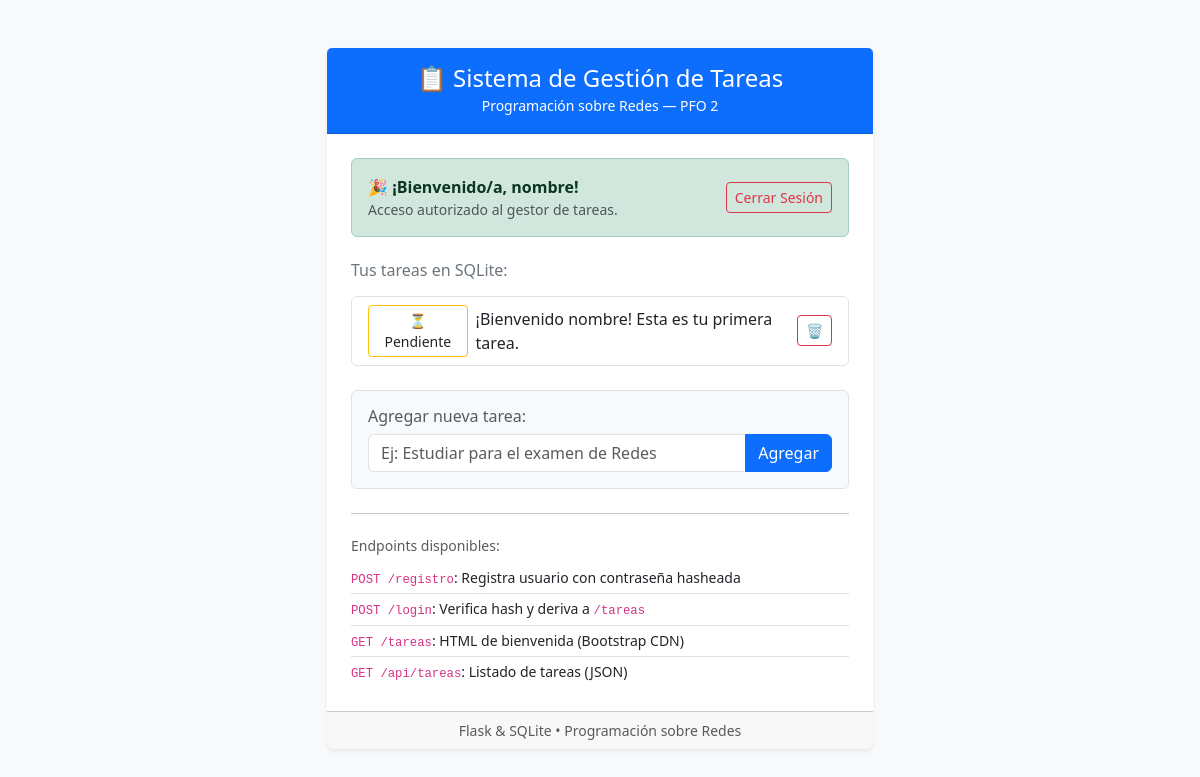
The app's page /tareas (signed in) with its own data.
### tables this page shows
CREATE TABLE usuarios (
            id INTEGER PRIMARY KEY AUTOINCREMENT,
            usuario TEXT UNIQUE NOT NULL,
            contrasenia_hash TEXT NOT NULL
        );

CREATE TABLE tareas (
            id INTEGER PRIMARY KEY AUTOINCREMENT,
            usuario_id INTEGER NOT NULL,
            titulo TEXT NOT NULL,
            completada INTEGER DEFAULT 0,
            fecha_creacion TIMESTAMP DEFAULT CURRENT_TIMESTAMP,
            FOREIGN KEY (usuario_id) REFERENCES usuarios (id)
        );

### servidor.py (the view)
@app.route("/tareas", methods=["GET"])
def tareas_vista():
    usuario_info = obtener_usuario_actual()
    lista_tareas = []
    if usuario_info:
        conn = get_db()
        cursor = conn.cursor()
        cursor.execute(
            "SELECT id, titulo, completada FROM tareas WHERE usuario_id = ? ORDER BY id DESC",
            (usuario_info["id"],)
        )
        lista_tareas = cursor.fetchall()
        conn.close()
    error_param = request.args.get("error")
    return render_template(
        "tareas.html",
        usuario=usuario_info["usuario"] if usuario_info else None,
        tareas=lista_tareas,
        error=error_param
    )

### servidor.py (called while the page is built, shortened)
def get_db():
    conn = sqlite3.connect(DB_NAME)
    conn.row_factory = sqlite3.Row
    return conn

def obtener_usuario_actual():
    if "usuario_id" in session:
        conn = get_db()
        cursor = conn.cursor()
        cursor.execute(
            "SELECT id, usuario FROM usuarios WHERE id = ?",
            (session["usuario_id"],)
        )
        usuario_row = cursor.fetchone()
        conn.close()
        if usuario_row:
            return dict(usuario_row)

### templates/tareas.html (shortened to what this page needs)
<!DOCTYPE html>
<html lang="es">
<head>
    <link href="https://cdn.jsdelivr.net/npm/bootstrap@5.3.3/dist/css/bootstrap.min.css" rel="stylesheet">
</head>
<body class="bg-light">
    <div class="container py-5">
        <div class="row justify-content-center">
            <div class="col-md-8 col-lg-6">
                <div class="card shadow-sm border-0">
                    <div class="card-header bg-primary text-white text-center py-3">
                        <h4 class="mb-0">📋 Sistema de Gestión de Tareas</h4>
                        <small>Programación sobre Redes — PFO 2</small>
                    </div>
                    <div class="card-body p-4">
                        {% if usuario %}
                            <div class="alert alert-success d-flex justify-content-between align-items-center mb-4" role="alert">
                                <div>
                                    🎉 <strong>¡Bienvenido/a, {{ usuario }}!</strong>
                                    <div class="small text-muted">Acceso autorizado al gestor de tareas.</div>
                                </div>
                                <a href="/logout" class="btn btn-outline-danger btn-sm">Cerrar Sesión</a>
                            </div>
                            <h6 class="text-secondary mb-3">Tus tareas en SQLite:</h6>
                            {% if tareas %}
                                <ul class="list-group mb-4">
                                    {% for t in tareas %}
                                        <li class="list-group-item d-flex justify-content-between align-items-center py-2">
                                            <div class="d-flex align-items-center gap-2">
                                                <button onclick="toggleTarea({{ t.id }})"
                                                        class="btn btn-sm {% if t.completada %}btn-success{% else %}btn-outline-warning text-dark{% endif %}"
                                                        title="Clic para cambiar estado">
                                                    {% if t.completada %}✔ Realizada{% else %}⏳ Pendiente{% endif %}
                                                </button>
                                                <span class="{% if t.completada %}text-decoration-line-through text-muted{% else %}fw-medium{% endif %}">
                                                    {{ t.titulo }}
                                                </span>
                                            </div>
                                            <button onclick="eliminarTarea({{ t.id }})" class="btn btn-outline-danger btn-sm" title="Eliminar tarea">
                                                🗑
                                            </button>
                                        </li>
                                    {% endfor %}
                                </ul>
                            {% else %}
                                <div class="alert alert-info py-2 text-center mb-4">
                                    Aún no tienes tareas registradas.
                                </div>
                            {% endif %}
                            <div class="card bg-light border p-3">
                                <h6 class="card-title text-muted mb-2">Agregar nueva tarea:</h6>
                                <form id="formTarea" onsubmit="crearTarea(event)">
                                    <div class="input-group">
                                        <input type="text" id="nuevaTareaTitulo" class="form-control" placeholder="Ej: Estudiar para el examen de Redes" required>
                                        <button class="btn btn-primary" type="submit">Agregar</button>
                                    </div>
                                </form>
                            </div>
                        {% endif %}
                        <hr class="my-4">
                        <div class="text-start">
                            <h6 class="text-muted small mb-2">Endpoints disponibles:</h6>
                            <ul class="list-group list-group-flush small">
                                <li class="list-group-item px-0 py-1"><code>POST /registro</code>: Registra usuario con contraseña hasheada</li>
                                <li class="list-group-item px-0 py-1"><code>POST /login</code>: Verifica hash y deriva a <code>/tareas</code></li>
                                <li class="list-group-item px-0 py-1"><code>GET /tareas</code>: HTML de bienvenida (Bootstrap CDN)</li>
                                <li class="list-group-item px-0 py-1"><code>GET /api/tareas</code>: Listado de tareas (JSON)</li>
                            </ul>
                        </div>
                    </div>
                    <div class="card-footer text-muted text-center py-2 small">
                        Flask &amp; SQLite &bull; Programación sobre Redes
                    </div>
                </div>
            </div>
        </div>
    </div>
</body>
</html>

### records on screen
usuarios: usuario "nombre"
tareas: completada "⏳ Pendiente", titulo "¡Bienvenido nombre! Esta es tu primera tarea."
